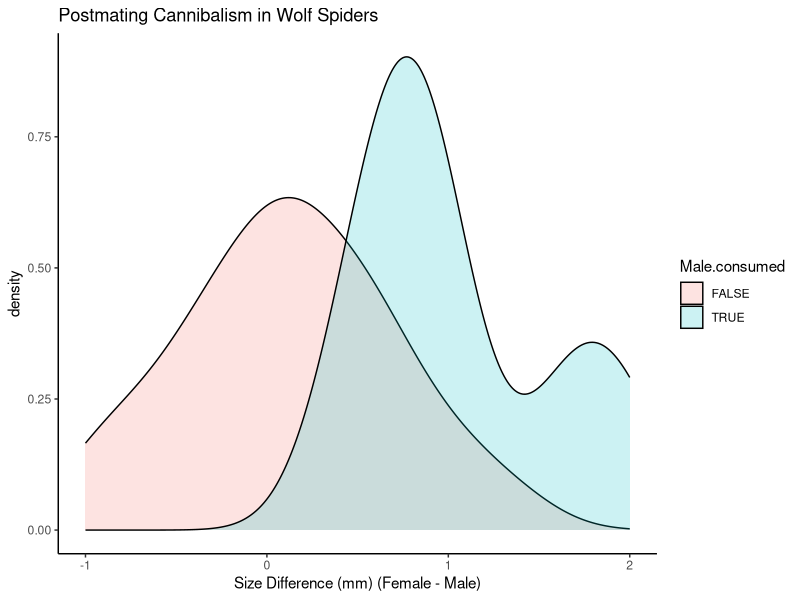
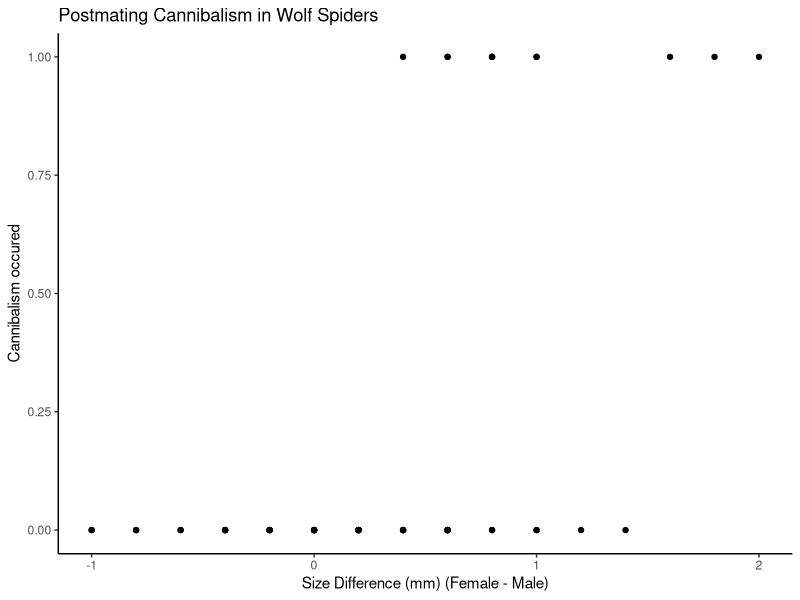
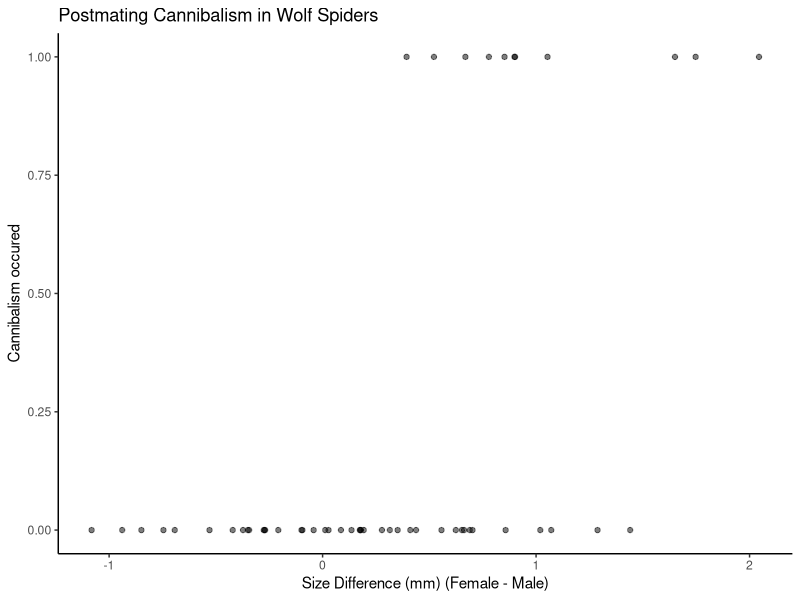
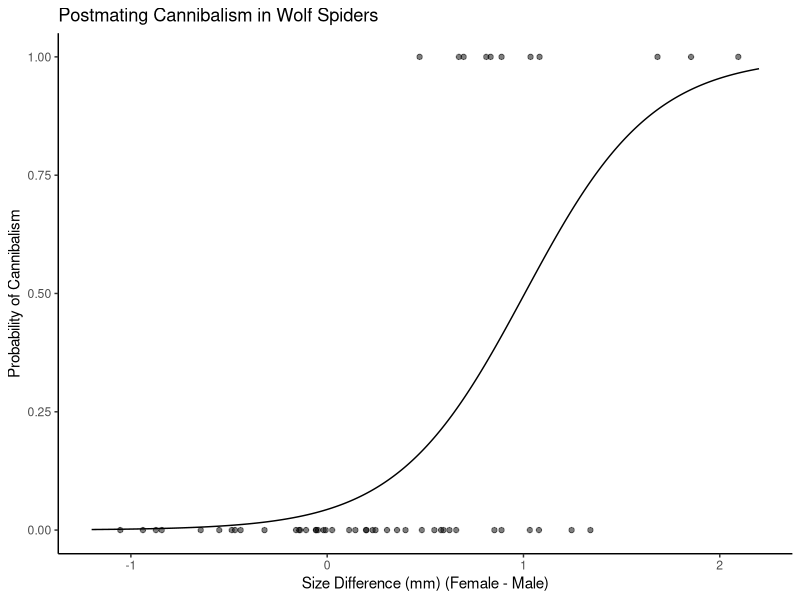
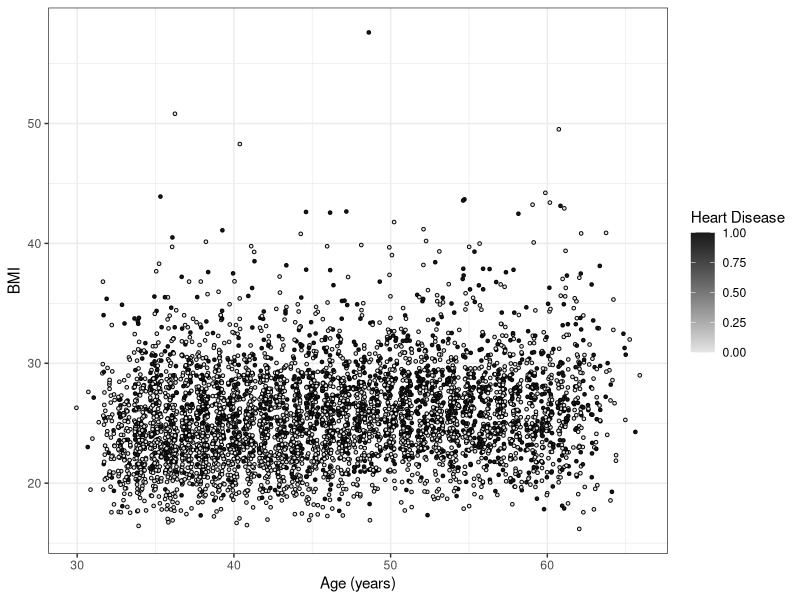
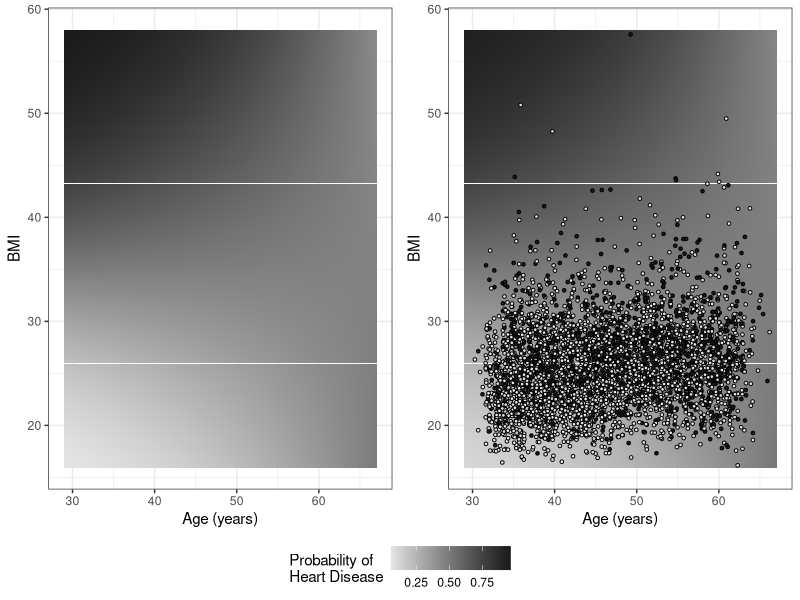

Here is the R script that generated these plots, in order:
## ---- chunk 1
knitr::opts_chunk$set(echo = TRUE, message = FALSE, warning= FALSE)
library(tidyverse)
## ---- chunk 2
spider <- read.csv("spiderCannibalism.csv")
tail(spider)
## ---- chunk 3
spider <- spider %>% 
  mutate(Male.consumed=as.logical(Cannibalism))

ggplot(spider) + 
  geom_density(aes(SizeDiff, fill=Male.consumed), alpha=0.2)+
  labs(x="Size Difference (mm) (Female - Male)", 
       title="Postmating Cannibalism in Wolf Spiders") +
  theme_classic()
## ---- chunk 4
ggplot(spider) + 
  geom_point(aes(x=SizeDiff, y=Cannibalism) ) + 
  labs(x="Size Difference (mm) (Female - Male)",
       y="Cannibalism occured", 
       title="Postmating Cannibalism in Wolf Spiders") + 
  theme_classic()
## ---- chunk 5
ggplot(spider) + 
  geom_jitter(aes(x=SizeDiff, y=Cannibalism), height=0, width=0.1, alpha=0.5) + 
  labs(x="Size Difference (mm) (Female - Male)",
       y="Cannibalism occured", 
       title="Postmating Cannibalism in Wolf Spiders") + 
  theme_classic()
## ---- chunk 6
spider.fit <- glm(Cannibalism ~ SizeDiff, data=spider, family=binomial(link=logit))
## ---- chunk 7
summary(spider.fit)
## ---- chunk 8
spider.fit.plot.data <- data.frame(SizeDiff=seq(-1.2, 2.2, 0.01))
spider.fit.plot.data <- spider.fit.plot.data %>% 
  mutate(Predicted.Prob = predict(spider.fit, newdata=spider.fit.plot.data, type="response"))

ggplot() + 
  geom_jitter(data=spider, aes(x=SizeDiff, y=Cannibalism), height=0, width=0.1, alpha=0.5) +
  geom_line(data=spider.fit.plot.data, aes(x=SizeDiff, y=Predicted.Prob)) + 
    labs(x="Size Difference (mm) (Female - Male)",
       y="Probability of Cannibalism", 
       title="Postmating Cannibalism in Wolf Spiders") + 
  theme_classic()
## ---- chunk 9
framingham <- read.table("framingham.txt", header=TRUE)
head(framingham)
## ---- chunk 10
ggplot(framingham, aes(x=age, y=bmi) ) +
  geom_jitter(shape=21, size=0.9, aes(fill=chdfate) ) +
  scale_fill_continuous(type="gradient", low="gray90", high="gray10") +
  theme_bw() + 
  labs(x="Age (years)", y="BMI", fill="Heart Disease")
## ---- chunk 11
# Create model
heartDfit <- glm(chdfate ~ age * bmi, data=framingham, family=binomial(link=logit))

# Show Summary
summary(heartDfit)

## ---- chunk 12
exp(predict(heartDfit, newdata=data.frame(age=50, bmi=29), type="response"))

1.4737 / (1 - 1.4737)
## ---- chunk 13
fake_data <- expand.grid(age=seq(29,67,0.1), bmi=seq(16,58,0.1))
correct_model <- glm(chdfate ~ age * bmi, data=framingham, family=binomial(link=logit))
fake_data <- fake_data %>%
  mutate(prob_heart_disease = predict(correct_model, newdata=fake_data, type="response"))

get_legend<-function(myggplot){
  tmp <- ggplot_gtable(ggplot_build(myggplot))
  leg <- which(sapply(tmp$grobs, function(x) x$name) == "guide-box")
  legend <- tmp$grobs[[leg]]
  return(legend)
}

p1 <- ggplot(fake_data, aes(x=age, y=bmi) ) +
  geom_tile(aes(fill=prob_heart_disease)) +
  scale_fill_continuous(type="gradient", low="gray90", high="gray10") +
  theme_bw() + 
  labs(x="Age (years)", y="BMI", fill="Probability of\nHeart Disease") +
  theme(legend.position="bottom")
legend <- get_legend(p1)
p1 <- p1 + theme(legend.position="none")

p2 <- ggplot(fake_data, aes(x=age, y=bmi) ) +
  geom_tile(aes(fill=prob_heart_disease)) +
  scale_fill_continuous(type="gradient", low="gray90", high="gray10") +
  geom_jitter(data=framingham, aes(fill=chdfate), shape=21, size=0.9,  ) +
  theme_bw() + 
  theme(legend.position="none") +
  labs(x="Age (years)", y="BMI", fill="Heart Disease")
library(gridExtra)
gridExtra::grid.arrange(p1, p2, legend, ncol=2, nrow=2,
                        layout_matrix=rbind(c(1,2),c(3,3)),
                        widths=c(2.7,2.7),heights=c(2.5, 0.3) )
